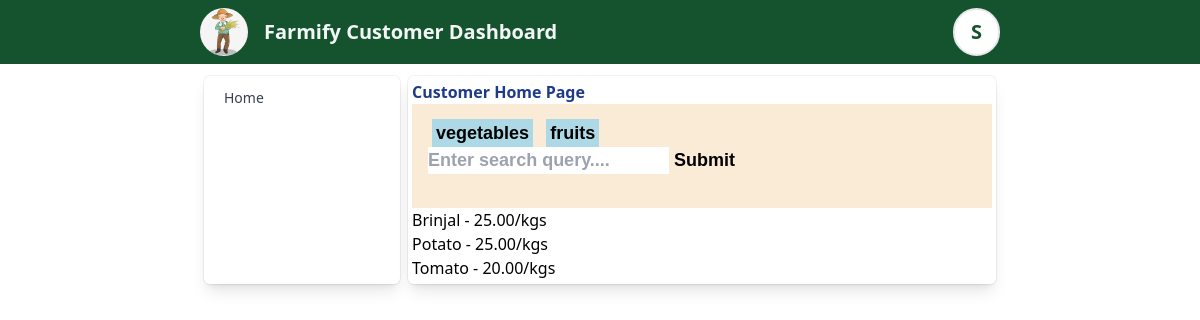
/customer/home (signed in), run on the app's committed database.
### Authentication/models.py (models this page shows, shortened)
class CustomUser(AbstractBaseUser, PermissionsMixin):
    ADMIN = 'admin'
    FARMER = 'farmer'
    CUSTOMER = 'customer'
    ROLES = [
        (ADMIN,'Admin'),
        (FARMER,'Farmer'),
        (CUSTOMER,'Customer')
    ]
    phone_number = models.CharField(max_length=15, unique=True)
    first_name = models.CharField(max_length=30)
    last_name = models.CharField(max_length=30)
    is_active = models.BooleanField(default=True)
    is_staff = models.BooleanField(default=False)
    role = models.CharField(max_length=10,choices=ROLES, default=ADMIN)
    objects = CustomUserManager()
    USERNAME_FIELD = 'phone_number'
    REQUIRED_FIELDS = ['first_name']

### Farmer/models.py (models this page shows, shortened)
class Category(models.Model):
    CATEGORIES = [
        ('vegetables','Vegetables'),
        ('fruits','Fruits')
    ]
    name = models.CharField(max_length=50,choices=CATEGORIES,unique=True)
    def __str__(self):
        return self.name

class Product(models.Model):
    UNITS = [
        ('kilograms', 'kgs'),
        ('liters', 'ltrs')
    ]
    user = models.ForeignKey(
        settings.AUTH_USER_MODEL,
        on_delete=models.CASCADE,
        related_name='products'
    )
    category = models.ForeignKey(
        Category,
        on_delete=models.CASCADE,
        related_name='products'
    )
    name = models.CharField(max_length=100)
    description = models.TextField()
    measure_unit = models.CharField(max_length=10,choices=UNITS)
    quantity = models.PositiveIntegerField()
    discounted_price = models.DecimalField(max_digits=10,decimal_places=2,null=True)
    price = models.DecimalField(max_digits=10,decimal_places=2)
    created_at = models.DateTimeField(auto_now_add=True)
    updated_at = models.DateTimeField(auto_now=True)
    def __str__(self):
        return f'{self.name} - {self.price}/{self.measure_unit}'
    class Meta:
        ordering = ['-created_at']

### Customer/views.py (the view)
# urls.py: path('home',customer_view.home,name="Customer Home")
@role_required('customer')
def home(request:HttpRequest):
    products = None
    search_query = None
    categories = Category.objects.all()
    if request.method == 'POST':
        search_query = request.POST.get('search')
    else:
        search_query = request.GET.get('category')
    if search_query:
        products = Product.objects.filter(
            Q(name__icontains=search_query) |
            Q(description__icontains=search_query) |
            Q(category__name__icontains=search_query) |
            Q(user__first_name__icontains=search_query) |
            Q(user__last_name__icontains=search_query)
        )
    else:
        products = Product.objects.all()
    context = {'products': products, 'categories': categories, 'options': options}
    return render(request, 'customer/home.html', context)

### templates/customer/home.html (shortened to what this page needs)
{% extends "../base.html" %}
{% block style %}
    {% load static %}
    <link rel="stylesheet" href="{% static 'customer/css/home.css' %}">
{% endblock style %}
{% block body %}
<div>
    <h3 class="text-blue-900 font-bold">Customer Home Page</h3>
    <nav>
        <div>
            {% for category in categories %}
                <a href='/customer/home?category={{category}}'>
                    <nav-item>{{category}}</nav-item>
                </a>
            {% endfor %}
        <div>
        <div>
            <form method="post" action='/customer/home'>
                <input type='text' name='search' placeholder='Enter search query....'/>
                <input type='submit' value='Submit' />
            </form>
        </div>
    </nav>
    <div>
        {% for product in products %}
            <div>
                {{product}}
            <div>
        {% endfor %}
    </div>
</div>
{% endblock body %}

### templates/base.html (shortened to what this page needs)
{% load static %}
<html lang="en">
  <head>
    <link rel="stylesheet" href="https://cdn.jsdelivr.net/npm/swiper@11/swiper-bundle.min.css"/>
    <script src="https://cdn.tailwindcss.com"></script>
    {% block style %}{% endblock style %}
  </head>
  <body>
    <div class="block w-full">
      <div class="nav py-2 bg-green-900 text-white w-full flex justify-center">
        <div class="w-2/3 flex justify-between items-center">
          <div class="flex items-center">
            <img src="{% static 'farmer/images/farmer.jpg' %}" alt="Img" class="w-12 rounded-full mr-4" />
            {% if user.role == 'customer' %}
              <h1 class="text-xl font-semibold text-gray-100">Farmify Customer Dashboard</h1>
            {% elif user.role == 'farmer' %}
              <h1 class="text-xl font-semibold text-gray-100">Farmify Farmer Dashboard</h1>
            {% else %}
              <h1 class="text-xl font-semibold text-gray-100">Farmify Dashboard</h1>
            {% endif %}
          </div>
          {% if user.is_authenticated %}
            <a href="/auth/signout">
              <div class="border-solid border-2 border-white-600 px-4 py-2 rounded-full text-xl font-bold text-green-900 bg-white cursor-pointer">
              {{user.first_name.0}}
              </div>
            </a>
          {% else %}
          <a href="/auth/signout">
            <div class="border-solid border-2 border-white-600 p-2 rounded-full text-xl font-bold text-green-900 bg-white cursor-pointer">
              <img class="w-7 text-green-900" src="https://img.icons8.com/ios-filled/50/login-rounded-right.png" alt="login-rounded-right"/>
            </div>
          </a>
          {% endif %}
        </div>
      </div>
      <div class="main-container w-full flex justify-center py-2 relative">
          <div class="w-2/3 flex">
            {% if user.is_authenticated %}
              <div class="side-nav border-solid ring-1 w-1/4 p-1 m-1 rounded-md bg-white shadow-lg  ring-black/5">
                {% for key, value in options.items %}
                <a href="{{value}}" >
                  <div class="side-nav-item block px-4 py-2 text-sm text-gray-700 hover:bg-gray-100">
                    {{key}}
                  </div>
                </a>
                {% endfor %}
              </div>
            {% endif %}
            <div class="main-content ring-1
            {% if user.is_authenticated %}w-3/4{% else %}w-full{% endif %}
            p-1 m-1 rounded-md bg-white shadow-lg  ring-black/5">
              {% block body %}{% endblock body %}
            </div>
          </div>
      </div>
    </div>
  </body>
</html>

### static/customer/css/home.css (style rules this page uses)
nav { width: 100%; background-color: antiquewhite; font-size: 18px; font-family: sans-serif; font-weight: bold; padding:1rem; display: flex; }
nav-item { color: black; background-color: lightblue; padding: 4px; margin: 4px; }

### data on the page
CustomUser: first_name.0 "S"
Category: name "vegetables"
Category: name "fruits"
Product: name+price+measure_unit "Brinjal - 25.00/kgs"
Product: name+price+measure_unit "Potato - 25.00/kgs"
Product: name+price+measure_unit "Tomato - 20.00/kgs"

### other printed values
{{ key }} "Home"
